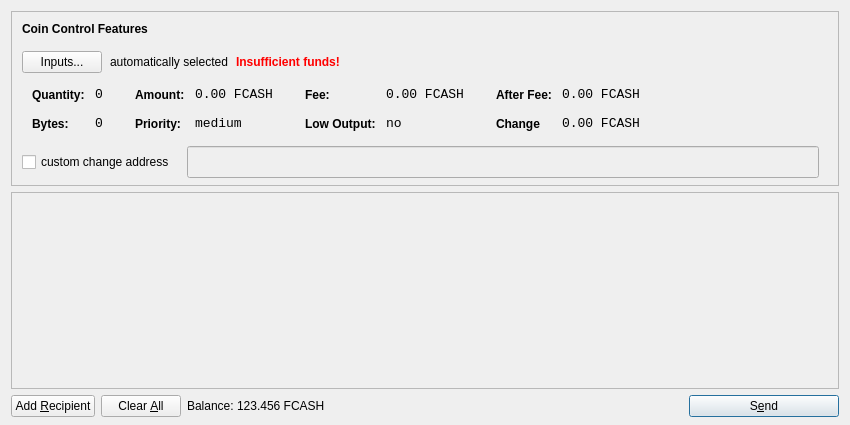
<?xml version="1.0" encoding="UTF-8"?>
<ui version="4.0">
 <class>SendCoinsDialog</class>
 <widget class="QDialog" name="SendCoinsDialog">
  <property name="geometry">
   <rect>
    <x>0</x>
    <y>0</y>
    <width>850</width>
    <height>425</height>
   </rect>
  </property>
  <property name="windowTitle">
   <string>Send Coins</string>
  </property>
  <layout class="QVBoxLayout" name="verticalLayout" stretch="0,1,0">
   <property name="bottomMargin">
    <number>8</number>
   </property>
   <item>
    <widget class="QFrame" name="frameCoinControl">
     <property name="sizePolicy">
      <sizepolicy hsizetype="Expanding" vsizetype="Expanding">
       <horstretch>0</horstretch>
       <verstretch>0</verstretch>
      </sizepolicy>
     </property>
     <property name="maximumSize">
      <size>
       <width>16777215</width>
       <height>16777215</height>
      </size>
     </property>
     <property name="frameShape">
      <enum>QFrame::StyledPanel</enum>
     </property>
     <property name="frameShadow">
      <enum>QFrame::Sunken</enum>
     </property>
     <layout class="QVBoxLayout" name="verticalLayoutCoinControl2">
      <property name="spacing">
       <number>6</number>
      </property>
      <property name="leftMargin">
       <number>0</number>
      </property>
      <property name="topMargin">
       <number>0</number>
      </property>
      <property name="rightMargin">
       <number>0</number>
      </property>
      <property name="bottomMargin">
       <number>6</number>
      </property>
      <item>
       <layout class="QVBoxLayout" name="verticalLayoutCoinControl" stretch="0,0,0,0,1">
        <property name="spacing">
         <number>0</number>
        </property>
        <property name="leftMargin">
         <number>10</number>
        </property>
        <property name="topMargin">
         <number>10</number>
        </property>
        <item>
         <layout class="QHBoxLayout" name="horizontalLayoutCoinControl1">
          <property name="bottomMargin">
           <number>15</number>
          </property>
          <item>
           <widget class="QLabel" name="labelCoinControlFeatures">
            <property name="sizePolicy">
             <sizepolicy hsizetype="Preferred" vsizetype="Maximum">
              <horstretch>0</horstretch>
              <verstretch>0</verstretch>
             </sizepolicy>
            </property>
            <property name="font">
             <font>
              <weight>75</weight>
              <bold>true</bold>
             </font>
            </property>
            <property name="styleSheet">
             <string notr="true">font-weight:bold;</string>
            </property>
            <property name="text">
             <string>Coin Control Features</string>
            </property>
           </widget>
          </item>
         </layout>
        </item>
        <item>
         <layout class="QHBoxLayout" name="horizontalLayoutCoinControl2" stretch="0,0,0,0">
          <property name="spacing">
           <number>8</number>
          </property>
          <property name="bottomMargin">
           <number>10</number>
          </property>
          <item>
           <widget class="QPushButton" name="pushButtonCoinControl">
            <property name="styleSheet">
             <string notr="true"/>
            </property>
            <property name="text">
             <string>Inputs...</string>
            </property>
           </widget>
          </item>
          <item>
           <widget class="QLabel" name="labelCoinControlAutomaticallySelected">
            <property name="text">
             <string>automatically selected</string>
            </property>
            <property name="margin">
             <number>5</number>
            </property>
           </widget>
          </item>
          <item>
           <widget class="QLabel" name="labelCoinControlInsuffFunds">
            <property name="font">
             <font>
              <weight>75</weight>
              <bold>true</bold>
             </font>
            </property>
            <property name="styleSheet">
             <string notr="true">color:red;font-weight:bold;</string>
            </property>
            <property name="text">
             <string>Insufficient funds!</string>
            </property>
            <property name="margin">
             <number>5</number>
            </property>
           </widget>
          </item>
          <item>
           <spacer name="horizontalSpacerCoinControl">
            <property name="orientation">
             <enum>Qt::Horizontal</enum>
            </property>
            <property name="sizeHint" stdset="0">
             <size>
              <width>40</width>
              <height>1</height>
             </size>
            </property>
           </spacer>
          </item>
         </layout>
        </item>
        <item>
         <widget class="QWidget" name="widgetCoinControl" native="true">
          <property name="sizePolicy">
           <sizepolicy hsizetype="Preferred" vsizetype="Preferred">
            <horstretch>0</horstretch>
            <verstretch>0</verstretch>
           </sizepolicy>
          </property>
          <property name="minimumSize">
           <size>
            <width>0</width>
            <height>0</height>
           </size>
          </property>
          <property name="styleSheet">
           <string notr="true"/>
          </property>
          <layout class="QHBoxLayout" name="horizontalLayoutCoinControl5">
           <property name="leftMargin">
            <number>0</number>
           </property>
           <property name="topMargin">
            <number>0</number>
           </property>
           <property name="rightMargin">
            <number>0</number>
           </property>
           <property name="bottomMargin">
            <number>0</number>
           </property>
           <item>
            <layout class="QHBoxLayout" name="horizontalLayoutCoinControl3" stretch="0,0,0,1">
             <property name="spacing">
              <number>20</number>
             </property>
             <property name="topMargin">
              <number>0</number>
             </property>
             <property name="bottomMargin">
              <number>10</number>
             </property>
             <item>
              <layout class="QFormLayout" name="formLayoutCoinControl1">
               <property name="horizontalSpacing">
                <number>10</number>
               </property>
               <property name="verticalSpacing">
                <number>14</number>
               </property>
               <property name="leftMargin">
                <number>10</number>
               </property>
               <property name="topMargin">
                <number>4</number>
               </property>
               <property name="rightMargin">
                <number>6</number>
               </property>
               <item row="0" column="0">
                <widget class="QLabel" name="labelCoinControlQuantityText">
                 <property name="styleSheet">
                  <string notr="true">font-weight:bold;</string>
                 </property>
                 <property name="text">
                  <string>Quantity:</string>
                 </property>
                 <property name="margin">
                  <number>0</number>
                 </property>
                </widget>
               </item>
               <item row="0" column="1">
                <widget class="QLabel" name="labelCoinControlQuantity">
                 <property name="font">
                  <font>
                   <family>Monospace</family>
                   <pointsize>10</pointsize>
                  </font>
                 </property>
                 <property name="cursor">
                  <cursorShape>IBeamCursor</cursorShape>
                 </property>
                 <property name="contextMenuPolicy">
                  <enum>Qt::ActionsContextMenu</enum>
                 </property>
                 <property name="text">
                  <string>0</string>
                 </property>
                 <property name="margin">
                  <number>0</number>
                 </property>
                 <property name="textInteractionFlags">
                  <set>Qt::LinksAccessibleByMouse|Qt::TextSelectableByKeyboard|Qt::TextSelectableByMouse</set>
                 </property>
                </widget>
               </item>
               <item row="1" column="0">
                <widget class="QLabel" name="labelCoinControlBytesText">
                 <property name="styleSheet">
                  <string notr="true">font-weight:bold;</string>
                 </property>
                 <property name="text">
                  <string>Bytes:</string>
                 </property>
                </widget>
               </item>
               <item row="1" column="1">
                <widget class="QLabel" name="labelCoinControlBytes">
                 <property name="font">
                  <font>
                   <family>Monospace</family>
                   <pointsize>10</pointsize>
                  </font>
                 </property>
                 <property name="cursor">
                  <cursorShape>IBeamCursor</cursorShape>
                 </property>
                 <property name="contextMenuPolicy">
                  <enum>Qt::ActionsContextMenu</enum>
                 </property>
                 <property name="text">
                  <string>0</string>
                 </property>
                 <property name="textInteractionFlags">
                  <set>Qt::LinksAccessibleByMouse|Qt::TextSelectableByKeyboard|Qt::TextSelectableByMouse</set>
                 </property>
                </widget>
               </item>
              </layout>
             </item>
             <item>
              <layout class="QFormLayout" name="formLayoutCoinControl2">
               <property name="horizontalSpacing">
                <number>10</number>
               </property>
               <property name="verticalSpacing">
                <number>14</number>
               </property>
               <property name="leftMargin">
                <number>6</number>
               </property>
               <property name="topMargin">
                <number>4</number>
               </property>
               <property name="rightMargin">
                <number>6</number>
               </property>
               <item row="0" column="0">
                <widget class="QLabel" name="labelCoinControlAmountText">
                 <property name="styleSheet">
                  <string notr="true">font-weight:bold;</string>
                 </property>
                 <property name="text">
                  <string>Amount:</string>
                 </property>
                 <property name="margin">
                  <number>0</number>
                 </property>
                </widget>
               </item>
               <item row="0" column="1">
                <widget class="QLabel" name="labelCoinControlAmount">
                 <property name="font">
                  <font>
                   <family>Monospace</family>
                   <pointsize>10</pointsize>
                  </font>
                 </property>
                 <property name="cursor">
                  <cursorShape>IBeamCursor</cursorShape>
                 </property>
                 <property name="contextMenuPolicy">
                  <enum>Qt::ActionsContextMenu</enum>
                 </property>
                 <property name="text">
                  <string notr="true">0.00 FCASH</string>
                 </property>
                 <property name="textInteractionFlags">
                  <set>Qt::LinksAccessibleByMouse|Qt::TextSelectableByKeyboard|Qt::TextSelectableByMouse</set>
                 </property>
                </widget>
               </item>
               <item row="1" column="0">
                <widget class="QLabel" name="labelCoinControlPriorityText">
                 <property name="styleSheet">
                  <string notr="true">font-weight:bold;</string>
                 </property>
                 <property name="text">
                  <string>Priority:</string>
                 </property>
                </widget>
               </item>
               <item row="1" column="1">
                <widget class="QLabel" name="labelCoinControlPriority">
                 <property name="font">
                  <font>
                   <family>Monospace</family>
                   <pointsize>10</pointsize>
                  </font>
                 </property>
                 <property name="cursor">
                  <cursorShape>IBeamCursor</cursorShape>
                 </property>
                 <property name="contextMenuPolicy">
                  <enum>Qt::ActionsContextMenu</enum>
                 </property>
                 <property name="text">
                  <string>medium</string>
                 </property>
                 <property name="textInteractionFlags">
                  <set>Qt::LinksAccessibleByMouse|Qt::TextSelectableByKeyboard|Qt::TextSelectableByMouse</set>
                 </property>
                </widget>
               </item>
              </layout>
             </item>
             <item>
              <layout class="QFormLayout" name="formLayoutCoinControl3">
               <property name="horizontalSpacing">
                <number>10</number>
               </property>
               <property name="verticalSpacing">
                <number>14</number>
               </property>
               <property name="leftMargin">
                <number>6</number>
               </property>
               <property name="topMargin">
                <number>4</number>
               </property>
               <property name="rightMargin">
                <number>6</number>
               </property>
               <item row="0" column="0">
                <widget class="QLabel" name="labelCoinControlFeeText">
                 <property name="styleSheet">
                  <string notr="true">font-weight:bold;</string>
                 </property>
                 <property name="text">
                  <string>Fee:</string>
                 </property>
                 <property name="margin">
                  <number>0</number>
                 </property>
                </widget>
               </item>
               <item row="0" column="1">
                <widget class="QLabel" name="labelCoinControlFee">
                 <property name="font">
                  <font>
                   <family>Monospace</family>
                   <pointsize>10</pointsize>
                  </font>
                 </property>
                 <property name="cursor">
                  <cursorShape>IBeamCursor</cursorShape>
                 </property>
                 <property name="contextMenuPolicy">
                  <enum>Qt::ActionsContextMenu</enum>
                 </property>
                 <property name="text">
                  <string notr="true">0.00 FCASH</string>
                 </property>
                 <property name="textInteractionFlags">
                  <set>Qt::LinksAccessibleByMouse|Qt::TextSelectableByKeyboard|Qt::TextSelectableByMouse</set>
                 </property>
                </widget>
               </item>
               <item row="1" column="0">
                <widget class="QLabel" name="labelCoinControlLowOutputText">
                 <property name="styleSheet">
                  <string notr="true">font-weight:bold;</string>
                 </property>
                 <property name="text">
                  <string>Low Output:</string>
                 </property>
                </widget>
               </item>
               <item row="1" column="1">
                <widget class="QLabel" name="labelCoinControlLowOutput">
                 <property name="font">
                  <font>
                   <family>Monospace</family>
                   <pointsize>10</pointsize>
                  </font>
                 </property>
                 <property name="cursor">
                  <cursorShape>IBeamCursor</cursorShape>
                 </property>
                 <property name="contextMenuPolicy">
                  <enum>Qt::ActionsContextMenu</enum>
                 </property>
                 <property name="text">
                  <string>no</string>
                 </property>
                 <property name="textInteractionFlags">
                  <set>Qt::LinksAccessibleByMouse|Qt::TextSelectableByKeyboard|Qt::TextSelectableByMouse</set>
                 </property>
                </widget>
               </item>
              </layout>
             </item>
             <item>
              <layout class="QFormLayout" name="formLayoutCoinControl4">
               <property name="horizontalSpacing">
                <number>10</number>
               </property>
               <property name="verticalSpacing">
                <number>14</number>
               </property>
               <property name="leftMargin">
                <number>6</number>
               </property>
               <property name="topMargin">
                <number>4</number>
               </property>
               <property name="rightMargin">
                <number>6</number>
               </property>
               <item row="0" column="0">
                <widget class="QLabel" name="labelCoinControlAfterFeeText">
                 <property name="styleSheet">
                  <string notr="true">font-weight:bold;</string>
                 </property>
                 <property name="text">
                  <string>After Fee:</string>
                 </property>
                 <property name="margin">
                  <number>0</number>
                 </property>
                </widget>
               </item>
               <item row="0" column="1">
                <widget class="QLabel" name="labelCoinControlAfterFee">
                 <property name="font">
                  <font>
                   <family>Monospace</family>
                   <pointsize>10</pointsize>
                  </font>
                 </property>
                 <property name="cursor">
                  <cursorShape>IBeamCursor</cursorShape>
                 </property>
                 <property name="contextMenuPolicy">
                  <enum>Qt::ActionsContextMenu</enum>
                 </property>
                 <property name="text">
                  <string notr="true">0.00 FCASH</string>
                 </property>
                 <property name="textInteractionFlags">
                  <set>Qt::LinksAccessibleByMouse|Qt::TextSelectableByKeyboard|Qt::TextSelectableByMouse</set>
                 </property>
                </widget>
               </item>
               <item row="1" column="0">
                <widget class="QLabel" name="labelCoinControlChangeText">
                 <property name="styleSheet">
                  <string notr="true">font-weight:bold;</string>
                 </property>
                 <property name="text">
                  <string>Change</string>
                 </property>
                </widget>
               </item>
               <item row="1" column="1">
                <widget class="QLabel" name="labelCoinControlChange">
                 <property name="font">
                  <font>
                   <family>Monospace</family>
                   <pointsize>10</pointsize>
                  </font>
                 </property>
                 <property name="cursor">
                  <cursorShape>IBeamCursor</cursorShape>
                 </property>
                 <property name="contextMenuPolicy">
                  <enum>Qt::ActionsContextMenu</enum>
                 </property>
                 <property name="text">
                  <string notr="true">0.00 FCASH</string>
                 </property>
                 <property name="textInteractionFlags">
                  <set>Qt::LinksAccessibleByMouse|Qt::TextSelectableByKeyboard|Qt::TextSelectableByMouse</set>
                 </property>
                </widget>
               </item>
              </layout>
             </item>
            </layout>
           </item>
          </layout>
         </widget>
        </item>
        <item>
         <layout class="QHBoxLayout" name="horizontalLayoutCoinControl4" stretch="0,0,0">
          <property name="spacing">
           <number>12</number>
          </property>
          <property name="sizeConstraint">
           <enum>QLayout::SetDefaultConstraint</enum>
          </property>
          <property name="topMargin">
           <number>5</number>
          </property>
          <property name="rightMargin">
           <number>0</number>
          </property>
          <item>
           <widget class="QCheckBox" name="checkBoxCoinControlChange">
            <property name="text">
             <string>custom change address</string>
            </property>
           </widget>
          </item>
          <item>
           <widget class="QLineEdit" name="lineEditCoinControlChange">
            <property name="enabled">
             <bool>false</bool>
            </property>
            <property name="sizePolicy">
             <sizepolicy hsizetype="Expanding" vsizetype="Fixed">
              <horstretch>0</horstretch>
              <verstretch>0</verstretch>
             </sizepolicy>
            </property>
            <property name="minimumSize">
             <size>
              <width>0</width>
              <height>32</height>
             </size>
            </property>
            <property name="maximumSize">
             <size>
              <width>16777215</width>
              <height>32</height>
             </size>
            </property>
           </widget>
          </item>
          <item>
           <widget class="QLabel" name="labelCoinControlChangeLabel">
            <property name="sizePolicy">
             <sizepolicy hsizetype="Preferred" vsizetype="Expanding">
              <horstretch>0</horstretch>
              <verstretch>0</verstretch>
             </sizepolicy>
            </property>
            <property name="minimumSize">
             <size>
              <width>0</width>
              <height>0</height>
             </size>
            </property>
            <property name="text">
             <string/>
            </property>
            <property name="margin">
             <number>3</number>
            </property>
           </widget>
          </item>
         </layout>
        </item>
        <item>
         <spacer name="verticalSpacerCoinControl">
          <property name="orientation">
           <enum>Qt::Vertical</enum>
          </property>
          <property name="sizeHint" stdset="0">
           <size>
            <width>800</width>
            <height>1</height>
           </size>
          </property>
         </spacer>
        </item>
       </layout>
      </item>
     </layout>
    </widget>
   </item>
   <item>
    <widget class="QScrollArea" name="scrollArea">
     <property name="widgetResizable">
      <bool>true</bool>
     </property>
     <widget class="QWidget" name="scrollAreaWidgetContents">
      <property name="geometry">
       <rect>
        <x>0</x>
        <y>0</y>
        <width>830</width>
        <height>172</height>
       </rect>
      </property>
      <layout class="QVBoxLayout" name="verticalLayout_2">
       <property name="leftMargin">
        <number>0</number>
       </property>
       <property name="topMargin">
        <number>0</number>
       </property>
       <property name="rightMargin">
        <number>0</number>
       </property>
       <property name="bottomMargin">
        <number>0</number>
       </property>
       <item>
        <layout class="QVBoxLayout" name="entries">
         <property name="spacing">
          <number>6</number>
         </property>
        </layout>
       </item>
       <item>
        <spacer name="verticalSpacer">
         <property name="orientation">
          <enum>Qt::Vertical</enum>
         </property>
         <property name="sizeHint" stdset="0">
          <size>
           <width>20</width>
           <height>40</height>
          </size>
         </property>
        </spacer>
       </item>
      </layout>
     </widget>
    </widget>
   </item>
   <item>
    <layout class="QHBoxLayout" name="horizontalLayout">
     <item>
      <widget class="QPushButton" name="addButton">
       <property name="toolTip">
        <string>Send to multiple recipients at once</string>
       </property>
       <property name="text">
        <string>Add &amp;Recipient</string>
       </property>
       <property name="autoDefault">
        <bool>false</bool>
       </property>
      </widget>
     </item>
     <item>
      <widget class="QPushButton" name="clearButton">
       <property name="sizePolicy">
        <sizepolicy hsizetype="Minimum" vsizetype="Fixed">
         <horstretch>0</horstretch>
         <verstretch>0</verstretch>
        </sizepolicy>
       </property>
       <property name="toolTip">
        <string>Remove all transaction fields</string>
       </property>
       <property name="text">
        <string>Clear &amp;All</string>
       </property>
       <property name="autoRepeatDelay">
        <number>300</number>
       </property>
       <property name="autoDefault">
        <bool>false</bool>
       </property>
      </widget>
     </item>
     <item>
      <layout class="QHBoxLayout" name="horizontalLayout_2">
       <property name="spacing">
        <number>3</number>
       </property>
       <item>
        <widget class="QLabel" name="label">
         <property name="sizePolicy">
          <sizepolicy hsizetype="Preferred" vsizetype="Fixed">
           <horstretch>0</horstretch>
           <verstretch>0</verstretch>
          </sizepolicy>
         </property>
         <property name="text">
          <string>Balance:</string>
         </property>
        </widget>
       </item>
       <item>
        <widget class="QLabel" name="labelBalance">
         <property name="sizePolicy">
          <sizepolicy hsizetype="Preferred" vsizetype="Fixed">
           <horstretch>0</horstretch>
           <verstretch>0</verstretch>
          </sizepolicy>
         </property>
         <property name="cursor">
          <cursorShape>IBeamCursor</cursorShape>
         </property>
         <property name="text">
          <string notr="true">123.456 FCASH</string>
         </property>
         <property name="textInteractionFlags">
          <set>Qt::LinksAccessibleByMouse|Qt::TextSelectableByKeyboard|Qt::TextSelectableByMouse</set>
         </property>
        </widget>
       </item>
      </layout>
     </item>
     <item>
      <spacer name="horizontalSpacer">
       <property name="orientation">
        <enum>Qt::Horizontal</enum>
       </property>
       <property name="sizeHint" stdset="0">
        <size>
         <width>40</width>
         <height>20</height>
        </size>
       </property>
      </spacer>
     </item>
     <item>
      <widget class="QPushButton" name="sendButton">
       <property name="minimumSize">
        <size>
         <width>150</width>
         <height>0</height>
        </size>
       </property>
       <property name="toolTip">
        <string>Confirm the send action</string>
       </property>
       <property name="text">
        <string>S&amp;end</string>
       </property>
       <property name="default">
        <bool>true</bool>
       </property>
      </widget>
     </item>
    </layout>
   </item>
  </layout>
 </widget>
 <resources/>
 <connections/>
</ui>
